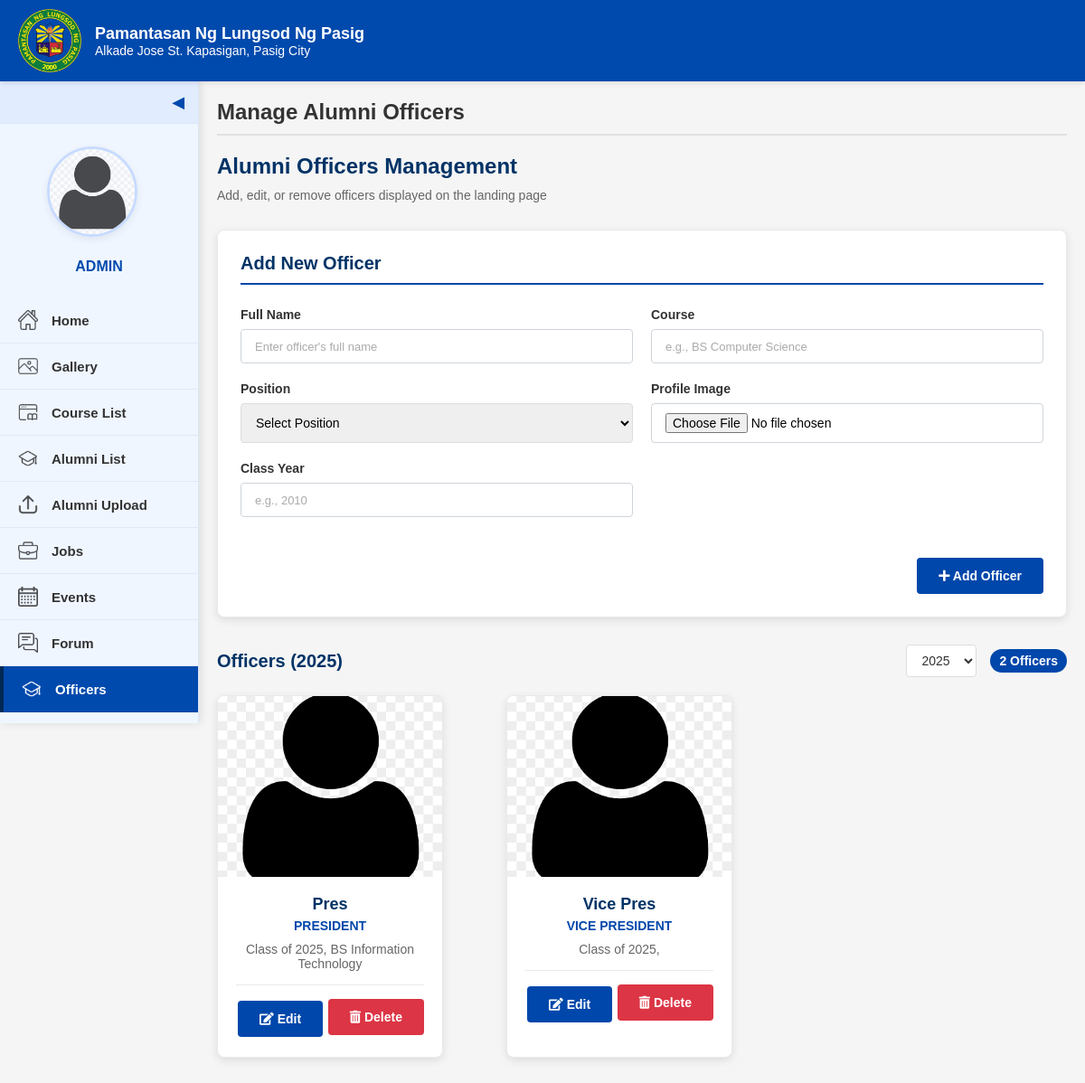
Screenshot of /admin-officers.php with the database file from the repository.
### tables this page shows
CREATE TABLE `alumni_officers` (
  `id` int(11) NOT NULL,
  `name` varchar(255) NOT NULL,
  `position` varchar(100) NOT NULL,
  `class_year` varchar(10) DEFAULT NULL,
  `course` varchar(255) DEFAULT NULL,
  `image_path` varchar(255) DEFAULT NULL,
  `display_order` int(11) DEFAULT 0,
  `created_at` timestamp NOT NULL DEFAULT current_timestamp(),
  `updated_at` timestamp NOT NULL DEFAULT current_timestamp() ON UPDATE current_timestamp()
);

### admin-officers.php (the view, shortened to what this page needs)
<?php
include 'admin/db_connect.php';
$current_year = date('Y');
$selected_year = isset($_GET['year']) ? $_GET['year'] : $current_year;
$years_query = "SELECT DISTINCT class_year FROM alumni_officers ORDER BY class_year DESC";
$years_result = $conn->query($years_query);
$available_years = [];
while($row = $years_result->fetch_assoc()) {
    $available_years[] = $row['class_year'];
}
$officers_query = "SELECT * FROM alumni_officers
                  WHERE class_year = '$selected_year'
                  ORDER BY
                  CASE position
                      WHEN 'President' THEN 1
                      WHEN 'Vice President' THEN 2
                      WHEN 'Secretary' THEN 3
                      WHEN 'Treasurer' THEN 4
                      WHEN 'Auditor' THEN 5
                      WHEN 'Public Relations Officer' THEN 6
                      WHEN 'Project Coordinator' THEN 7
                      WHEN 'Board Member' THEN 8
                      ELSE 9
                  END, name";
$officers_result = $conn->query($officers_query);
$count_query = "SELECT COUNT(*) as count FROM alumni_officers WHERE class_year = '$selected_year'";
$count_result = $conn->query($count_query);
$officers_count = $count_result->fetch_assoc()['count'];
?>
<!DOCTYPE html>
<html>
<head>
    <link rel="stylesheet" href="style.css">
    <link rel="stylesheet" href="css/admin-dashboard.css">
    <link rel="stylesheet" href="https://cdnjs.cloudflare.com/ajax/libs/font-awesome/5.15.4/css/all.min.css">
</head>
<body class="dashboard-body">
    <div class="interface-header">
        <img src="images/logo.png" alt="PLP Logo" class="logo-interface">
        <div class="text">
            <div class="school-name">Pamantasan Ng Lungsod Ng Pasig</div>
            <p class="p-size">Alkade Jose St. Kapasigan, Pasig City</p>
        </div>
    </div>
    <div class="dashboard-container">
        <div class="sidebar" id="sidebar">
            <div class="toggle-btn" onclick="toggleSidebar()">&#x25C0;</div>
            <div class="sidebar-content">
                <div class="profile-section">
                    <a class="profile-pic">
                        <img src="images/avatar.png" alt="Profile Picture">
                    </a>
                    <div class="profile-name">ADMIN</div>
                </div>
                <a href="admin-home.php"><img src="images/home.png" alt="Home"><span>Home</span></a>
                <a href="admin-gallery.php"><img src="images/gallery.png" alt="Gallery"><span>Gallery</span></a>
                <a href="admin-course-list.php"><img src="images/course-list.png" alt="Course List"><span>Course List</span></a>
                <a href="admin-alumni-list.php"><img src="images/alumni_list.png" alt="Alumni List"><span>Alumni List</span></a>
                <a href="admin-alumni-upload.php"><img src="images/upload.png" alt="Alumni Upload"><span>Alumni Upload</span></a>
                <a href="admin-job.php"><img src="images/jobs.png" alt="Jobs"><span>Jobs</span></a>
                <a href="admin-event.php"> <img src="images/calendar.png" alt="Events"><span>Events</span></a>
                <a href="admin-forums.php"><img src="images/forums.png" alt="Forum"><span>Forum</span></a>
                <a href="admin-officers.php" class="active"><img src="images/users.png" alt="Officers"><span>Officers</span></a>
                <a href="admin-system-setting.php"><img src="images/settings.png" alt="System Settings"><span>System Settings</span></a>
            </div>
        </div>
        <div class="main-dashboard-content">
            <header class="dashboard-header">Manage Alumni Officers</header>
            <hr class="dashboard-divider">
            <div class="dashboard-content-header">
                <h2>Alumni Officers Management</h2>
                <p>Add, edit, or remove officers displayed on the landing page</p>
            </div>
            <div class="form-container">
                <h3 class="form-title">Add New Officer</h3>
                <form action="" method="post" enctype="multipart/form-data" id="addOfficerForm">
                    <div class="form-row">
                        <div class="form-col">
                            <div class="form-group">
                                <label for="name">Full Name</label>
                                <input type="text" class="form-control" id="name" name="name" required placeholder="Enter officer's full name">
                            </div>
                            <div class="form-group">
                                <label for="position">Position</label>
                                <select class="form-control" id="position" name="position" required>
                                    <option value="">Select Position</option>
                                </select>
                            </div>
                            <div class="form-group">
                                <label for="class_year">Class Year</label>
                                <input type="text" class="form-control" id="class_year" name="class_year" placeholder="e.g., 2010">
                            </div>
                        </div>
                        <div class="form-col">
                            <div class="form-group">
                                <label for="course">Course</label>
                                <input type="text" class="form-control" id="course" name="course" placeholder="e.g., BS Computer Science">
                            </div>
                            <div class="form-group">
                                <label for="image">Profile Image</label>
                                <input type="file" class="form-control" id="image" name="image" accept="image/*" onchange="previewImage(this, 'imagePreview')">
                            </div>
                        </div>
                    </div>
                    <div class="btn-container">
                        <button type="submit" name="add_officer" class="btn btn-primary"><i class="fas fa-plus"></i> Add Officer</button>
                    </div>
                </form>
            </div>
            <div class="section-header">
                <h3 class="section-title">Officers (<?php echo $selected_year; ?>)</h3>
                <div class="header-actions">
                    <form method="get" class="year-selector">
                        <select name="year" onchange="this.form.submit()" class="form-control">
                            <?php foreach($available_years as $year): ?>
                                <option value="<?php echo $year; ?>" <?php echo $year == $selected_year ? 'selected' : ''; ?>>
                                    <?php echo $year; ?>
                                </option>
                            <?php endforeach; ?>
                        </select>
                    </form>
                    <?php if($officers_count > 0): ?>
                        <span class="officer-count"><?php echo $officers_count; ?> Officers</span>
                    <?php endif; ?>
                </div>
            </div>
            <?php if($officers_result && $officers_result->num_rows > 0): ?>
                <div class="officers-container">
                    <?php while($officer = $officers_result->fetch_assoc()): ?>
                        <div class="officer-card">
                            <div class="officer-image">
                                <img src="<?php echo !empty($officer['image_path']) ? $officer['image_path'] : 'images/user.jpg'; ?>" alt="<?php echo htmlspecialchars($officer['position']); ?>">
                            </div>
                            <div class="officer-info">
                                <h3><?php echo htmlspecialchars($officer['name']); ?></h3>
                                <span class="officer-position"><?php echo htmlspecialchars($officer['position']); ?></span>
                                <p>Class of <?php echo htmlspecialchars($officer['class_year']); ?>, <?php echo htmlspecialchars($officer['course']); ?></p>
                                <div class="officer-actions">
                                    <button class="btn btn-primary edit-btn" data-id="<?php echo $officer['id']; ?>"
                                            data-name="<?php echo htmlspecialchars($officer['name']); ?>"
                                            data-position="<?php echo htmlspecialchars($officer['position']); ?>"
                                            data-class-year="<?php echo htmlspecialchars($officer['class_year']); ?>"
                                            data-course="<?php echo htmlspecialchars($officer['course']); ?>">
                                        <i class="fas fa-edit"></i> Edit
                                    </button>
                                    <form action="" method="post" style="display:inline;">
                                        <button type="submit" name="delete_officer" class="btn btn-danger" onclick="return confirm('Are you sure you want to delete this officer?');">
                                            <i class="fas fa-trash-alt"></i> Delete
                                        </button>
                                    </form>
                                </div>
                            </div>
                        </div>
                    <?php endwhile; ?>
                </div>
            <?php endif; ?>
        </div>
    </div>
</body>
</html>

### css/admin-dashboard.css (style rules this page uses)
.dashboard-body { margin: 0; padding: 0; background-color: #f5f5f5; min-height: 100vh; }
.interface-header { position: sticky; top: 0; z-index: 1000; background-color: #004aad; color: white; box-shadow: 0 2px 5px rgba(0, 0, 0, 0.1); display: flex; align-items: center; padding: 10px 20px; width: 100%; box-sizing: border-box; height: 90px; }
.interface-header .logo-interface { height: 70px; margin-right: 15px; }
.interface-header .text { display: flex; flex-direction: column; justify-content: center; }
.interface-header .school-name { font-size: 18px; font-weight: bold; margin: 0; color: white; }
.interface-header .p-size { margin: 0; font-size: 14px; color: white; }
.dashboard-container { display: flex; position: relative; z-index: 50; min-height: calc(100vh - 220px); width: 100%; }
.main-dashboard-content { flex: 1; padding: 20px; margin-left: 220px; transition: margin-left 0.3s; width: calc(100% - 250px); }
.dashboard-header { font-size: 24px; font-weight: bold; color: #333; margin-bottom: 10px; }
.dashboard-divider { border: 0; height: 2px; background-color: #e0e0e0; margin-bottom: 20px; }

### admin-officers.php (style rules this page uses)
.officers-container { display: grid; grid-template-columns: repeat(auto-fill, minmax(300px, 1fr)); gap: 20px; margin-bottom: 30px; }
.officer-card { background-color: #fff; border-radius: 8px; box-shadow: 0 3px 10px rgba(0,0,0,0.1); overflow: hidden; display: flex; flex-direction: column; transition: transform 0.3s ease, box-shadow 0.3s ease; border: 1px solid #eaeaea; }
.officer-image { height: 200px; overflow: hidden; position: relative; }
.officer-image img { width: 100%; height: 100%; object-fit: cover; transition: transform 0.5s ease; }
.officer-info { padding: 20px; }
.officer-info h3 { margin: 0 0 5px; color: #003366; font-size: 18px; }
.officer-position { display: block; color: #0047AB; font-weight: bold; margin-bottom: 10px; font-size: 14px; text-transform: uppercase; }
.officer-actions { display: flex; justify-content: space-between; margin-top: 15px; padding-top: 15px; border-top: 1px solid #eaeaea; }
.form-container { background-color: #fff; padding: 25px; border-radius: 8px; box-shadow: 0 3px 10px rgba(0,0,0,0.1); margin-bottom: 30px; border: 1px solid #eaeaea; }
.form-title { color: #003366; margin-top: 0; border-bottom: 2px solid #0047AB; padding-bottom: 10px; margin-bottom: 25px; font-size: 20px; }
.form-group { margin-bottom: 20px; }
.form-group label { display: block; margin-bottom: 8px; font-weight: bold; color: #333; font-size: 14px; }
.form-control { width: 100%; padding: 12px; border: 1px solid #ddd; border-radius: 4px; font-size: 14px; transition: border-color 0.3s ease, box-shadow 0.3s ease; }
.btn-container { display: flex; justify-content: flex-end; gap: 10px; margin-top: 25px; }
.btn { padding: 12px 24px; border: none; border-radius: 4px; cursor: pointer; font-weight: bold; transition: all 0.3s ease; font-size: 14px; }
.btn-primary { background-color: #0047AB; color: white; }
.btn-danger { background-color: #dc3545; color: white; }
.form-row { display: flex; gap: 20px; margin-bottom: 0; }
.form-col { flex: 1; }
.section-header { display: flex; justify-content: space-between; align-items: center; margin-bottom: 20px; }
.section-title { font-size: 20px; color: #003366; margin: 0; }
.officer-count { background-color: #0047AB; color: white; padding: 5px 10px; border-radius: 20px; font-size: 14px; font-weight: bold; }
.dashboard-content-header { margin-bottom: 30px; }
.dashboard-content-header h2 { font-size: 24px; color: #003366; margin-bottom: 10px; }
.dashboard-content-header p { color: #666; font-size: 14px; margin: 0; }
.header-actions { display: flex; align-items: center; gap: 15px; }
.year-selector { margin: 0; }
.year-selector select { padding: 8px 12px; border: 1px solid #ddd; border-radius: 4px; font-size: 14px; color: #333; background-color: white; cursor: pointer; transition: border-color 0.3s ease, box-shadow 0.3s ease; }

### rows the page displays
alumni_officers: name "Pres", position "PRESIDENT", class_year "2025", course "BS Information Technology"
alumni_officers: name "Vice Pres", position "VICE PRESIDENT", class_year "2025"

### other values shown
$selected_year "2025"
$officers_count "2"
form field year "2025"
